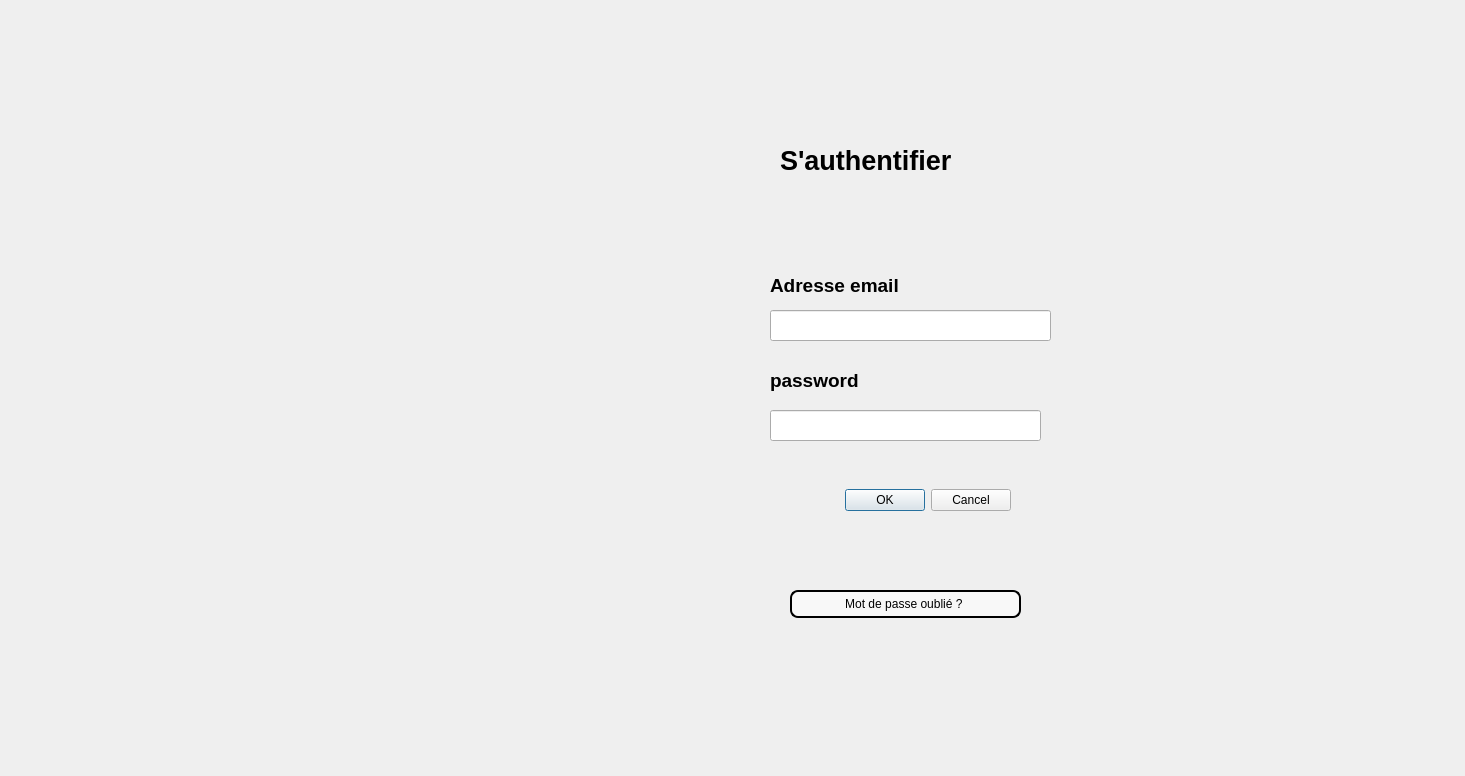
<?xml version="1.0" encoding="UTF-8"?>
<ui version="4.0">
 <class>login</class>
 <widget class="QDialog" name="login">
  <property name="geometry">
   <rect>
    <x>0</x>
    <y>0</y>
    <width>1465</width>
    <height>776</height>
   </rect>
  </property>
  <property name="windowTitle">
   <string>Dialog</string>
  </property>
  <property name="styleSheet">
   <string notr="true">background-image: url(:/back55.jpg);</string>
  </property>
  <widget class="QWidget" name="widget" native="true">
   <property name="geometry">
    <rect>
     <x>590</x>
     <y>100</y>
     <width>641</width>
     <height>551</height>
    </rect>
   </property>
   <property name="autoFillBackground">
    <bool>false</bool>
   </property>
   <widget class="QDialogButtonBox" name="buttonBox">
    <property name="geometry">
     <rect>
      <x>40</x>
      <y>370</y>
      <width>381</width>
      <height>61</height>
     </rect>
    </property>
    <property name="orientation">
     <enum>Qt::Orientation::Horizontal</enum>
    </property>
    <property name="standardButtons">
     <set>QDialogButtonBox::StandardButton::Cancel|QDialogButtonBox::StandardButton::Ok</set>
    </property>
   </widget>
   <widget class="QPushButton" name="pushButton">
    <property name="geometry">
     <rect>
      <x>200</x>
      <y>490</y>
      <width>231</width>
      <height>28</height>
     </rect>
    </property>
    <property name="styleSheet">
     <string notr="true">QPushButton {
    background-color: rgba(255, 255, 255, 150); /* Semi-transparent white */
    border: 2px solid black; /* Black border */
    border-radius: 8px;
    color: black; /* Default text color */
}

QPushButton:hover {
    background-color: rgba(255, 255, 255, 180); /* Slightly less transparent on hover */
    border: 2px solid black; /* Keep border black */
}
</string>
    </property>
    <property name="text">
     <string>Mot de passe oublié ? </string>
    </property>
   </widget>
   <widget class="QLineEdit" name="mdp">
    <property name="geometry">
     <rect>
      <x>180</x>
      <y>310</y>
      <width>271</width>
      <height>31</height>
     </rect>
    </property>
   </widget>
   <widget class="QLineEdit" name="adresse">
    <property name="geometry">
     <rect>
      <x>180</x>
      <y>210</y>
      <width>281</width>
      <height>31</height>
     </rect>
    </property>
   </widget>
   <widget class="QLabel" name="label">
    <property name="geometry">
     <rect>
      <x>180</x>
      <y>170</y>
      <width>221</width>
      <height>31</height>
     </rect>
    </property>
    <property name="text">
     <string>&lt;html&gt;&lt;head/&gt;&lt;body&gt;&lt;p&gt;&lt;span style=&quot; font-size:14pt; font-weight:700;&quot;&gt;Adresse email&lt;/span&gt;&lt;/p&gt;&lt;/body&gt;&lt;/html&gt;</string>
    </property>
   </widget>
   <widget class="QLabel" name="label_2">
    <property name="geometry">
     <rect>
      <x>180</x>
      <y>260</y>
      <width>231</width>
      <height>41</height>
     </rect>
    </property>
    <property name="text">
     <string>&lt;html&gt;&lt;head/&gt;&lt;body&gt;&lt;p&gt;&lt;span style=&quot; font-size:14pt; font-weight:700;&quot;&gt;password&lt;/span&gt;&lt;/p&gt;&lt;/body&gt;&lt;/html&gt;</string>
    </property>
   </widget>
   <widget class="QLabel" name="label_4">
    <property name="geometry">
     <rect>
      <x>190</x>
      <y>30</y>
      <width>301</width>
      <height>61</height>
     </rect>
    </property>
    <property name="text">
     <string>&lt;html&gt;&lt;head/&gt;&lt;body&gt;&lt;p&gt;&lt;span style=&quot; font-size:20pt; font-weight:700;&quot;&gt;S'authentifier&lt;/span&gt;&lt;/p&gt;&lt;/body&gt;&lt;/html&gt;</string>
    </property>
   </widget>
  </widget>
  <widget class="QLabel" name="label_3">
   <property name="geometry">
    <rect>
     <x>50</x>
     <y>220</y>
     <width>481</width>
     <height>251</height>
    </rect>
   </property>
   <property name="styleSheet">
    <string notr="true">image: url(:/logo9.png);</string>
   </property>
   <property name="text">
    <string/>
   </property>
  </widget>
 </widget>
 <resources/>
 <connections/>
</ui>
